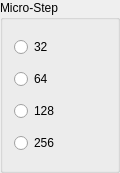
       <widget class="QGroupBox" name="MicroStepping_GroupBox">
        <property name="sizePolicy">
         <sizepolicy hsizetype="Preferred" vsizetype="Preferred">
          <horstretch>0</horstretch>
          <verstretch>0</verstretch>
         </sizepolicy>
        </property>
        <property name="minimumSize">
         <size>
          <width>120</width>
          <height>173</height>
         </size>
        </property>
        <property name="maximumSize">
         <size>
          <width>120</width>
          <height>16777215</height>
         </size>
        </property>
        <property name="title">
         <string>Micro-Step</string>
        </property>
        <layout class="QVBoxLayout" name="verticalLayout_4">
         <property name="sizeConstraint">
          <enum>QLayout::SetNoConstraint</enum>
         </property>
         <item>
          <widget class="QRadioButton" name="microStep_32">
           <property name="text">
            <string>32</string>
           </property>
          </widget>
         </item>
         <item>
          <widget class="QRadioButton" name="microStep_64">
           <property name="text">
            <string>64</string>
           </property>
          </widget>
         </item>
         <item>
          <widget class="QRadioButton" name="microStep_128">
           <property name="text">
            <string>128</string>
           </property>
          </widget>
         </item>
         <item>
          <widget class="QRadioButton" name="microStep_256">
           <property name="text">
            <string>256</string>
           </property>
          </widget>
         </item>
        </layout>
       </widget>
